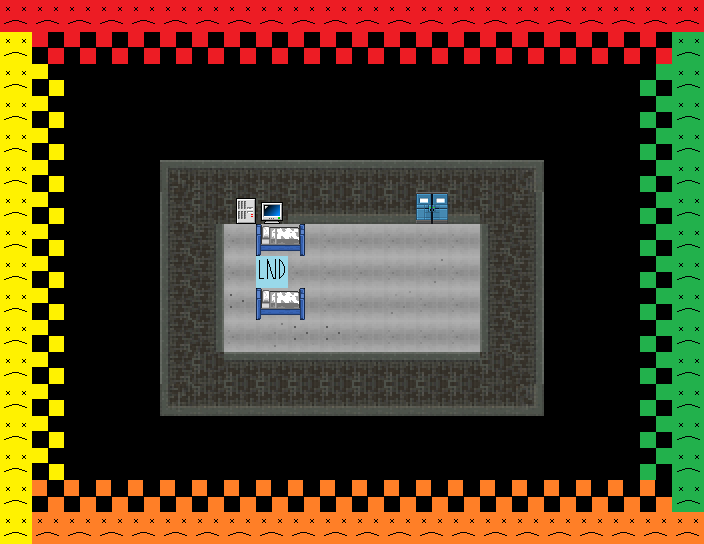

This is a level from a 2D game, rendered from its Tiled map with the project's own tilesets. A one-line summary and the map file follow, with tile-layer data summarised:
An orthogonal 22x17 tile map with 32x32 px tiles, 2 tile layers (Tile Layer 1, Tile Layer 2), 2 tilesets.

<map version="1.0" tiledversion="1.0.2" orientation="orthogonal" renderorder="right-down" width="22" height="17" tilewidth="32" tileheight="32" nextobjectid="1">
 <tileset firstgid="1" source="MetaTile.tsx" />
 <tileset firstgid="49" source="Tileset1.tsx" />
 <layer name="Tile Layer 1" width="22" height="17">
  <data>[374 cells, 374 non-empty, 19 distinct tile ids]</data>
 </layer>
 <layer name="Tile Layer 2" width="22" height="17">
  <data>[374 cells, 141 non-empty, 9 distinct tile ids]</data>
 </layer>
</map>
